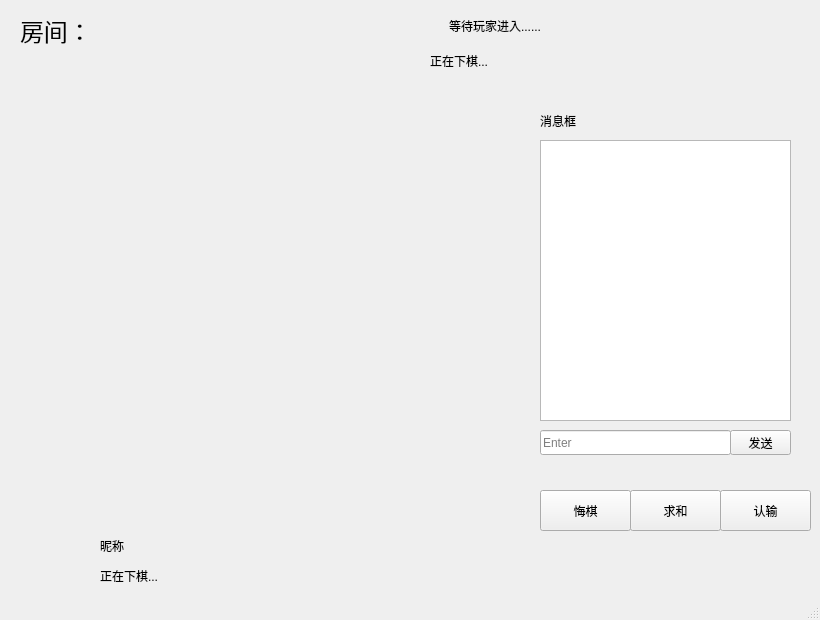
<?xml version="1.0" encoding="UTF-8"?>
<ui version="4.0">
 <class>GameInterface</class>
 <widget class="QMainWindow" name="GameInterface">
  <property name="geometry">
   <rect>
    <x>0</x>
    <y>0</y>
    <width>820</width>
    <height>620</height>
   </rect>
  </property>
  <property name="minimumSize">
   <size>
    <width>820</width>
    <height>620</height>
   </size>
  </property>
  <property name="maximumSize">
   <size>
    <width>820</width>
    <height>620</height>
   </size>
  </property>
  <property name="windowTitle">
   <string>MainWindow</string>
  </property>
  <widget class="QWidget" name="centralwidget">
   <widget class="QPushButton" name="pushButton_back">
    <property name="geometry">
     <rect>
      <x>540</x>
      <y>490</y>
      <width>91</width>
      <height>41</height>
     </rect>
    </property>
    <property name="text">
     <string>悔棋</string>
    </property>
   </widget>
   <widget class="QPushButton" name="pushButton_draw">
    <property name="geometry">
     <rect>
      <x>630</x>
      <y>490</y>
      <width>91</width>
      <height>41</height>
     </rect>
    </property>
    <property name="text">
     <string>求和</string>
    </property>
   </widget>
   <widget class="QPushButton" name="pushButton_surrend">
    <property name="geometry">
     <rect>
      <x>720</x>
      <y>490</y>
      <width>91</width>
      <height>41</height>
     </rect>
    </property>
    <property name="text">
     <string>认输</string>
    </property>
   </widget>
   <widget class="QLabel" name="image_me">
    <property name="geometry">
     <rect>
      <x>30</x>
      <y>540</y>
      <width>51</width>
      <height>51</height>
     </rect>
    </property>
    <property name="text">
     <string/>
    </property>
    <property name="pixmap">
     <pixmap resource="image.qrc">:/image/avatar04.png</pixmap>
    </property>
    <property name="scaledContents">
     <bool>true</bool>
    </property>
   </widget>
   <widget class="QLabel" name="image_competitor">
    <property name="geometry">
     <rect>
      <x>540</x>
      <y>20</y>
      <width>51</width>
      <height>51</height>
     </rect>
    </property>
    <property name="text">
     <string/>
    </property>
    <property name="pixmap">
     <pixmap resource="image.qrc">:/image/avatar11.png</pixmap>
    </property>
    <property name="scaledContents">
     <bool>true</bool>
    </property>
   </widget>
   <widget class="QLabel" name="nickname_player">
    <property name="geometry">
     <rect>
      <x>100</x>
      <y>530</y>
      <width>201</width>
      <height>31</height>
     </rect>
    </property>
    <property name="text">
     <string>昵称</string>
    </property>
   </widget>
   <widget class="QLabel" name="nickname_competitor">
    <property name="geometry">
     <rect>
      <x>360</x>
      <y>10</y>
      <width>181</width>
      <height>31</height>
     </rect>
    </property>
    <property name="text">
     <string>等待玩家进入......</string>
    </property>
    <property name="alignment">
     <set>Qt::AlignRight|Qt::AlignTrailing|Qt::AlignVCenter</set>
    </property>
   </widget>
   <widget class="QLabel" name="lable_me_turn">
    <property name="geometry">
     <rect>
      <x>100</x>
      <y>560</y>
      <width>201</width>
      <height>31</height>
     </rect>
    </property>
    <property name="text">
     <string>正在下棋...</string>
    </property>
   </widget>
   <widget class="QLabel" name="lable_competitor_turn">
    <property name="geometry">
     <rect>
      <x>430</x>
      <y>50</y>
      <width>111</width>
      <height>21</height>
     </rect>
    </property>
    <property name="text">
     <string>正在下棋...</string>
    </property>
   </widget>
   <widget class="QListWidget" name="msg_list">
    <property name="geometry">
     <rect>
      <x>540</x>
      <y>140</y>
      <width>251</width>
      <height>281</height>
     </rect>
    </property>
    <property name="font">
     <font>
      <pointsize>6</pointsize>
     </font>
    </property>
   </widget>
   <widget class="QLineEdit" name="lineEdit_msg">
    <property name="geometry">
     <rect>
      <x>540</x>
      <y>430</y>
      <width>191</width>
      <height>25</height>
     </rect>
    </property>
    <property name="placeholderText">
     <string>Enter</string>
    </property>
   </widget>
   <widget class="QPushButton" name="pushButton">
    <property name="geometry">
     <rect>
      <x>730</x>
      <y>430</y>
      <width>61</width>
      <height>25</height>
     </rect>
    </property>
    <property name="text">
     <string>发送</string>
    </property>
   </widget>
   <widget class="QLabel" name="label_msg">
    <property name="geometry">
     <rect>
      <x>540</x>
      <y>100</y>
      <width>101</width>
      <height>41</height>
     </rect>
    </property>
    <property name="text">
     <string>消息框</string>
    </property>
   </widget>
   <widget class="QLabel" name="label_rid">
    <property name="geometry">
     <rect>
      <x>20</x>
      <y>10</y>
      <width>191</width>
      <height>41</height>
     </rect>
    </property>
    <property name="font">
     <font>
      <pointsize>18</pointsize>
     </font>
    </property>
    <property name="text">
     <string>房间：</string>
    </property>
   </widget>
  </widget>
  <widget class="QMenuBar" name="menubar">
   <property name="geometry">
    <rect>
     <x>0</x>
     <y>0</y>
     <width>820</width>
     <height>23</height>
    </rect>
   </property>
  </widget>
  <widget class="QStatusBar" name="statusbar"/>
 </widget>
 <resources>
  <include location="image.qrc"/>
 </resources>
 <connections/>
</ui>
